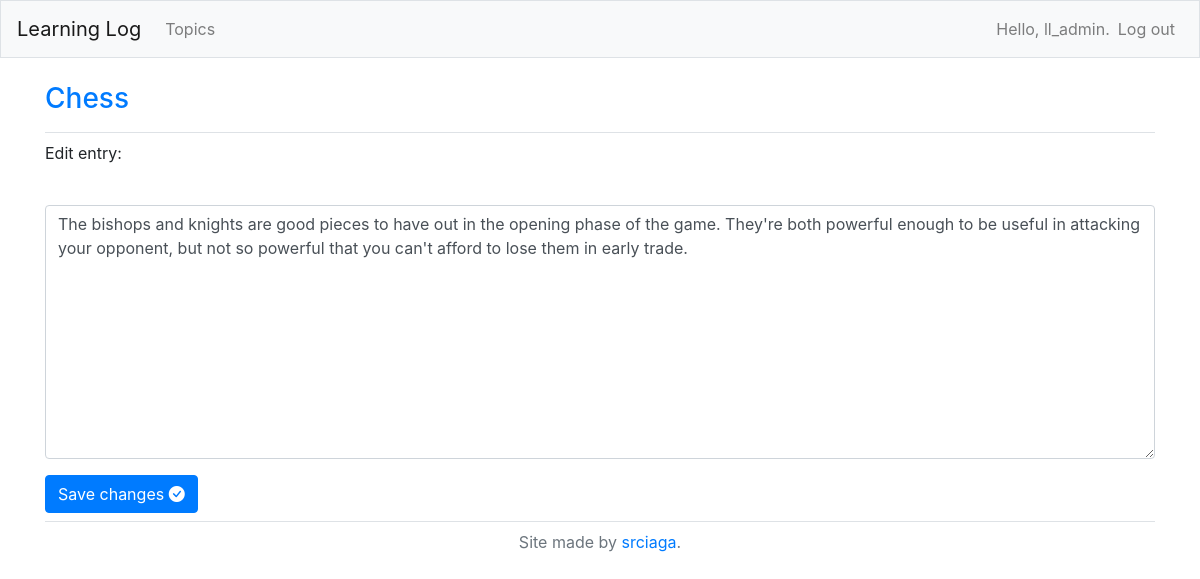
The page /edit_entry/4/ (signed in) on the database its author committed.
### learning_logs/models.py (models this page shows, shortened)
class Topic(models.Model):
    text = models.CharField(max_length=200)
    date_added = models.DateTimeField(auto_now_add=True)
    owner = models.ForeignKey(User, on_delete=models.CASCADE)
    def __str__(self):
        return self.text

class Entry(models.Model):
    topic = models.ForeignKey(Topic, on_delete=models.CASCADE)
    text = models.TextField()
    date_added = models.DateTimeField(auto_now_add=True)
    class Meta:
        verbose_name_plural = 'entries'

### learning_logs/views.py (the view)
# urls.py: path('edit_entry/<int:entry_id>/', views.edit_entry, name='edit_entry'),
@login_required
def edit_entry(request, entry_id):
    entry = Entry.objects.get(id=entry_id)
    topic = entry.topic
    if topic.owner != request.user:
        raise Http404
    if request.method != 'POST':
        form = EntryForm(instance=entry)
    else:
        form = EntryForm(instance=entry, data=request.POST)
        if form.is_valid():
            form.save()
            return redirect('learning_logs:topic', topic_id=topic.id)
    context = {'entry': entry, 'topic': topic, 'form': form}
    return render(request, 'learning_logs/edit_entry.html', context)

### learning_logs/forms.py
class EntryForm(forms.ModelForm):
    class Meta:
        model = Entry
        fields = ['text']
        labels = {'text': ''}
        widgets = {'text': forms.Textarea(attrs={'cols': 80})}

### learning_logs/templates/learning_logs/edit_entry.html (shortened to what this page needs)
{% extends "learning_logs/base.html" %}
{% load bootstrap4 %}
{% block page_header %}
<h3><a href="{% url 'learning_logs:topic' topic.id %}">{{ topic }}</a></h3>
{% endblock page_header %}
{% block content %}
  <p>Edit entry:</p>
  <form action="{% url 'learning_logs:edit_entry' entry.id %}" method='post'>
    {% bootstrap_form form %}
    {% buttons %}
    <button name="submit" class="btn btn-primary">Save changes <i class="bi bi-check-circle-fill"></i></button>
    {% endbuttons %}
  </form>
{% endblock content %}

### learning_logs/templates/learning_logs/base.html (shortened to what this page needs)
{% load bootstrap4 %}
<!doctype html>
<html lang="en">
<head>
    {% bootstrap_css %}
</head>
<body>
    <nav class="navbar navbar-expand-md navbar-light bg-light mb-4 border">
        <a class="navbar-brand" href="{% url 'learning_logs:index'%}">
            Learning Log</a>
        <div class="collapse navbar-collapse" id="navbarCollapse">
            <ul class="navbar-nav mr-auto">
                <li class="nav-item">
                    <a class="nav-link" href="{% url 'learning_logs:topics'%}">
                        Topics</a></li>
            </ul>
            <ul class="navbar-nav ml-auto">
                {% if user.is_authenticated %}
                <li class="nav-item">
                    <span class="navbar-text">Hello, {{ user.username }}.</span>
                </li>
                <li class="nav-item">
                    <a class="nav-link" href="{% url 'users:logout' %}">Log out</a>
                </li>
                {% else %}
                <li class="nav-item">
                    <a class="nav-link" href="{% url 'users:register' %}">Register</a>
                </li>
                <li class="nav-item">
                    <a class="nav-link" href="{% url 'users:login' %}">Log in</a></li>
                {% endif %}
            </ul>
        </div>
    </nav>
    <main role="main" class="container">
        <div class="pb-2 mb-2 border-bottom">
            {% block page_header %}{% endblock page_header %}
        </div>
        <div class="pb-2 mb-2 border-bottom">
            {% block content %}{% endblock content %}
        </div>
    </main>
    <footer>
        <p class="text-center text-muted">Site made by <a href="https://github.com/srciaga">srciaga</a>.</p>
    </footer>
</body>
</html>

### rows shown on the page
Topic: text "Chess"
Entry: text "The bishops and knights are good pieces to have out in the opening phase of the game. They're both powerful enough to be useful in attacking your opponent, but not so powerful that you can't afford to lose them in early trade."

### other values the page prints
{{ user.username }} "ll_admin"
